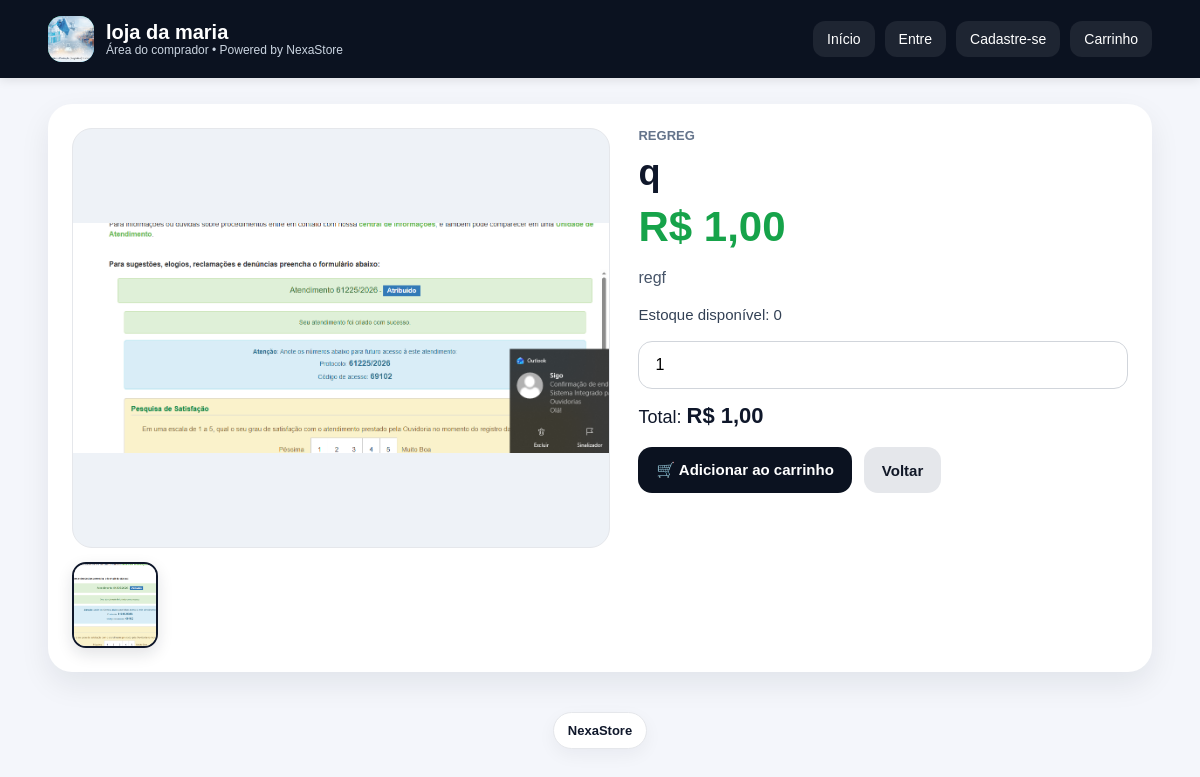
Page /produto/2/ on the committed database.
### lojas/models.py (models this page shows, shortened)
class Loja(models.Model):
    tipo_loja = models.CharField(
        max_length=30,
        choices=TIPOS_LOJA,
        default="outros",
        verbose_name="Tipo da loja"
    )
    dono = models.OneToOneField(
        User,
        on_delete=models.CASCADE,
        related_name="loja"
    )
    nome = models.CharField(max_length=150)
    slug = models.SlugField(max_length=160, unique=True, blank=True)
    descricao = models.TextField(blank=True, null=True)
    logo = models.ImageField(upload_to="lojas/", blank=True, null=True)
    email_comercial = models.EmailField(blank=True, null=True)
    telefone = models.CharField(max_length=30, blank=True, null=True)
    cnpj = models.CharField(max_length=30, blank=True, null=True)
    endereco = models.CharField(max_length=255, blank=True, null=True)
    banner_titulo = models.CharField(max_length=150, blank=True, null=True)
    banner_subtitulo = models.CharField(max_length=255, blank=True, null=True)
    banner_botao_texto = models.CharField(max_length=100, blank=True, null=True)
    banner_botao_link = models.CharField(max_length=255, blank=True, null=True)
    banner_cor_inicio = models.CharField(max_length=20, blank=True, null=True)
    banner_cor_fim = models.CharField(max_length=20, blank=True, null=True)
    banner_imagem = models.ImageField(upload_to="banners/", blank=True, null=True)
    texto_busca = models.CharField(max_length=150, blank=True, null=True)
    ativa = models.BooleanField(default=True)
    valor_licenca = models.DecimalField(max_digits=10, decimal_places=2, default=59.90)
    data_ultimo_pagamento = models.DateField(blank=True, null=True)
    data_vencimento_licenca = models.DateField(blank=True, null=True)
    status_licenca = models.CharField(
        max_length=20,
        choices=STATUS_LICENCA_CHOICES,
        default="pendente"
    )
    dominio = models.CharField(max_length=255, blank=True, null=True)
    link_pagamento = models.URLField(blank=True, null=True)
    chave_pix = models.CharField(max_length=255, blank=True, null=True)
    pix_copia_cola = models.TextField(blank=True, null=True)
    nome_recebedor = models.CharField(max_length=150, blank=True, null=True)
    whatsapp_financeiro = models.CharField(max_length=30, blank=True, null=True)
    aceitar_pix = models.BooleanField(default=True)
    aceitar_cartao = models.BooleanField(default=True)
    aceitar_whatsapp_financeiro = models.BooleanField(default=True)
    observacoes_licenca = models.TextField(blank=True, null=True)
    mp_preapproval_id = models.CharField(max_length=120, blank=True, null=True)
    mp_preapproval_status = models.CharField(max_length=50, blank=True, null=True)
    mp_preapproval_init_point = models.TextField(blank=True, null=True)
    cobranca_automatica_ativa = models.BooleanField(default=False)
    criado_em = models.DateTimeField(auto_now_add=True)
    atualizado_em = models.DateTimeField(auto_now=True)
    class Meta:
        ordering = ["nome"]

### produtos/models.py (models this page shows, shortened)
class Produto(models.Model):
    loja = models.ForeignKey(Loja, on_delete=models.CASCADE)
    categoria = models.ForeignKey(Categoria, on_delete=models.SET_NULL, null=True, blank=True)
    nome = models.CharField(max_length=200)
    preco = models.DecimalField(max_digits=10, decimal_places=2)
    custo = models.DecimalField(max_digits=10, decimal_places=2, default=0)
    descricao = models.TextField()
    ativo = models.BooleanField(default=True)
    em_destaque = models.BooleanField(default=False)
    produto_novo = models.BooleanField(default=False)
    percentual_promocao = models.PositiveIntegerField(default=0)
    imagem = models.ImageField(upload_to=upload_produto_imagem, blank=True, null=True)
    estoque = models.IntegerField(default=0)

class Categoria(models.Model):
    loja = models.ForeignKey(Loja, on_delete=models.CASCADE)
    nome = models.CharField(max_length=100)

### lojas/views.py (the view)
# urls.py: path("produto/<int:produto_id>/", produto_view, name="produto"),
def produto_view(request, produto_id):
    produto = get_object_or_404(Produto, id=produto_id, ativo=True)
    loja = produto.loja
    comprador_logado = get_comprador_logado(request, loja)
    imagens_extras = produto.imagens_extras.all()
    return render(request, "produto.html", {
        "produto": produto,
        "loja": loja,
        "comprador_logado": comprador_logado,
        "imagens_extras": imagens_extras,
        "total_itens_carrinho": total_itens_carrinho(request),
    })

### lojas/views.py (called while the page is built)
def get_comprador_logado(request, loja=None):
    if not request.user.is_authenticated:
        return None
    compradores = Comprador.objects.filter(usuario=request.user, ativo=True)
    if loja is not None:
        compradores = compradores.filter(loja=loja)
    return compradores.first()

def total_itens_carrinho(request):
    carrinho = request.session.get("carrinho", {})
    return sum(carrinho.values())

### templates/produto.html (shortened to what this page needs)
{% extends 'base_publico.html' %}
{% block content %}
<div class="produto-box">
    <div class="galeria-box">
        <div class="imagem-box">
            {% if produto.imagem %}
                <img id="imagemPrincipal" src="{{ produto.imagem.url }}" alt="{{ produto.nome }}">
            {% elif produto.imagens_extras.all %}
                {% with primeira=produto.imagens_extras.all.0 %}
                    <img id="imagemPrincipal" src="{{ primeira.imagem.url }}" alt="{{ produto.nome }}">
                {% endwith %}
            {% else %}
                <div class="sem-imagem">Sem imagem</div>
            {% endif %}
        </div>
        {% if produto.imagem or produto.imagens_extras.all %}
        <div class="miniaturas">
            {% if produto.imagem %}
                <button type="button" class="miniatura ativa" onclick="trocarImagem(this, '{{ produto.imagem.url }}')">
                    <img src="{{ produto.imagem.url }}" alt="{{ produto.nome }}">
                </button>
            {% endif %}
        </div>
        {% endif %}
    </div>
    <div>
        <div class="categoria">
            {% if produto.categoria %}
                {{ produto.categoria.nome }}
            {% else %}
                Sem categoria
            {% endif %}
        </div>
        <div class="titulo">{{ produto.nome }}</div>
        <div class="preco">R$ {{ produto.preco }}</div>
        <div class="descricao">{{ produto.descricao }}</div>
        <div class="estoque">Estoque disponível: {{ produto.estoque }}</div>
        <form method="post" action="{% url 'adicionar_carrinho' produto.id %}">
            <input type="number" name="quantidade" id="quantidade" value="1" min="1" class="campo" required>
            <div class="total">
                Total: <strong id="total">R$ {{ produto.preco }}</strong>
            </div>
            <div class="botoes">
                <button type="submit" class="btn btn-dark">🛒 Adicionar ao carrinho</button>
                <a href="{% url 'loja' produto.loja.slug %}" class="btn btn-soft">Voltar</a>
            </div>
        </form>
    </div>
</div>
{% endblock %}

### templates/base_publico.html (shortened to what this page needs)
<!DOCTYPE html>
<html lang="pt-BR">
<head>
</head>
<body>
    <div class="header">
        <div class="wrap header-flex">
            <a href="{% if loja %}https://{{ loja.slug }}.nexastoreofficial.com.br{% else %}{% url 'home' %}{% endif %}" class="logo-area">
                <div class="logo-badge">
                    {% if loja and loja.logo %}
                        <img src="{{ loja.logo.url }}" alt="{{ loja.nome }}">
                    {% elif loja %}
                        {{ loja.nome|slice:":1"|upper }}
                    {% else %}
                        L
                    {% endif %}
                </div>
                <div class="logo-texto">
                    <strong>
                        {% if loja %}
                            {{ loja.nome }}
                        {% else %}
                            Loja
                        {% endif %}
                    </strong>
                    <span>
                        Área do comprador • Powered by NexaStore
                    </span>
                </div>
            </a>
            <div class="acoes-topo">
                {% if loja %}
                    <a href="https://{{ loja.slug }}.nexastoreofficial.com.br">Início</a>
                {% else %}
                    <a href="{% url 'home' %}">Início</a>
                {% endif %}
                {% if comprador_logado %}
                    <a href="{% url 'meus_pedidos' %}">Meus pedidos</a>
                    <a href="{% url 'logout_comprador' %}">Sair</a>
                {% elif loja %}
                    <a href="{% url 'login_comprador' loja.slug %}">Entre</a>
                    <a href="{% url 'cadastro_comprador' loja.slug %}">Cadastre-se</a>
                {% endif %}
                <a href="{% url 'ver_carrinho' %}">Carrinho</a>
            </div>
        </div>
    </div>
    <div class="conteudo">
        <div class="wrap">
            {% block content %}{% endblock %}
        </div>
    </div>
    <div class="rodape-brand">
        <div class="wrap">
            <span><strong>NexaStore</strong></span>
        </div>
    </div>
</body>
</html>

### templates/base_publico.html (style rules this page uses)
:root { --bg:#f4f6fb; --card:#ffffff; --text:#1f2937; --muted:#64748b; --line:#e5e7eb; --header:#0b1220; --accent:#22c55e; --accent2:#38bdf8; }
* { margin:0; padding:0; box-sizing:border-box; }
body { font-family:Arial, sans-serif; background:var(--bg); color:var(--text); }
.wrap { width:92%; max-width:1200px; margin:0 auto; }
.header { background:var(--header); color:white; padding:16px 0; box-shadow:0 2px 10px rgba(0,0,0,0.10); }
.header-flex { display:flex; align-items:center; justify-content:space-between; gap:16px; flex-wrap:wrap; }
.logo-area { display:flex; align-items:center; gap:12px; text-decoration:none; color:white; }
.logo-badge { width:46px; height:46px; border-radius:14px; background:linear-gradient(135deg,var(--accent),var(--accent2)); display:flex; align-items:center; justify-content:center; font-weight:bold; font-size:20px; color:white; overflow:hidden; flex-shrink:0; }
.logo-badge img { width:100%; height:100%; object-fit:cover; display:block; }
.logo-texto { display:flex; flex-direction:column; }
.logo-texto strong { font-size:20px; line-height:1.1; }
.logo-texto span { color:#cbd5e1; font-size:12px; }
.acoes-topo { display:flex; gap:10px; flex-wrap:wrap; align-items:center; }
.acoes-topo a { text-decoration:none; color:white; background:rgba(255,255,255,0.08); padding:10px 14px; border-radius:12px; font-size:14px; }
.conteudo { padding:26px 0 40px; }
.rodape-brand { padding:0 0 28px; }
.rodape-brand .wrap { display:flex; justify-content:center; }
.rodape-brand span { font-size:13px; color:#64748b; background:#ffffff; border:1px solid #e5e7eb; border-radius:999px; padding:10px 14px; box-shadow:0 6px 18px rgba(15,23,42,0.05); }
.rodape-brand strong { color:#0f172a; }

### templates/produto.html (style rules this page uses)
.produto-box { background:white; border-radius:24px; padding:24px; box-shadow:0 12px 30px rgba(15,23,42,0.08); display:grid; grid-template-columns:1.1fr 1fr; gap:28px; align-items:start; }
.galeria-box { display:flex; flex-direction:column; gap:14px; }
.imagem-box { border-radius:20px; overflow:hidden; background:#eef2f7; min-height:420px; display:flex; align-items:center; justify-content:center; border:1px solid #e5e7eb; }
.imagem-box img { width:100%; height:100%; object-fit:cover; }
.miniaturas { display:flex; gap:10px; flex-wrap:wrap; }
.miniatura { width:86px; height:86px; border-radius:14px; overflow:hidden; border:2px solid transparent; background:#eef2f7; cursor:pointer; padding:0; transition:.18s ease; }
.miniatura img { width:100%; height:100%; object-fit:cover; display:block; }
.miniatura.ativa { border-color:#0f172a; box-shadow:0 6px 16px rgba(15,23,42,0.12); }
.categoria { font-size:13px; font-weight:800; text-transform:uppercase; color:#64748b; margin-bottom:10px; }
.titulo { font-size:36px; font-weight:900; color:#0f172a; margin-bottom:10px; line-height:1.1; }
.preco { font-size:42px; font-weight:900; color:#16a34a; margin-bottom:14px; }
.descricao { color:#475569; font-size:16px; line-height:1.6; margin-bottom:16px; }
.estoque { color:#334155; font-size:15px; margin-bottom:18px; }
.campo { width:100%; padding:14px 16px; border:1px solid #d1d5db; border-radius:14px; font-size:16px; outline:none; margin-bottom:14px; }
.total { font-size:18px; margin-bottom:18px; color:#0f172a; }
.total strong { font-size:22px; }
.botoes { display:flex; gap:12px; flex-wrap:wrap; }
.btn { border:none; cursor:pointer; text-decoration:none; padding:14px 18px; border-radius:14px; font-weight:900; font-size:15px; display:inline-flex; align-items:center; justify-content:center; }
.btn-dark { background:#0b1220; color:white; }
.btn-soft { background:#e5e7eb; color:#111827; }

### rows in the picture
Loja: logo (picture), nome "loja da maria"
Produto: imagem (picture), categoria.nome "REGREG", nome "q", preco "1,00", descricao "regf", estoque "0"
